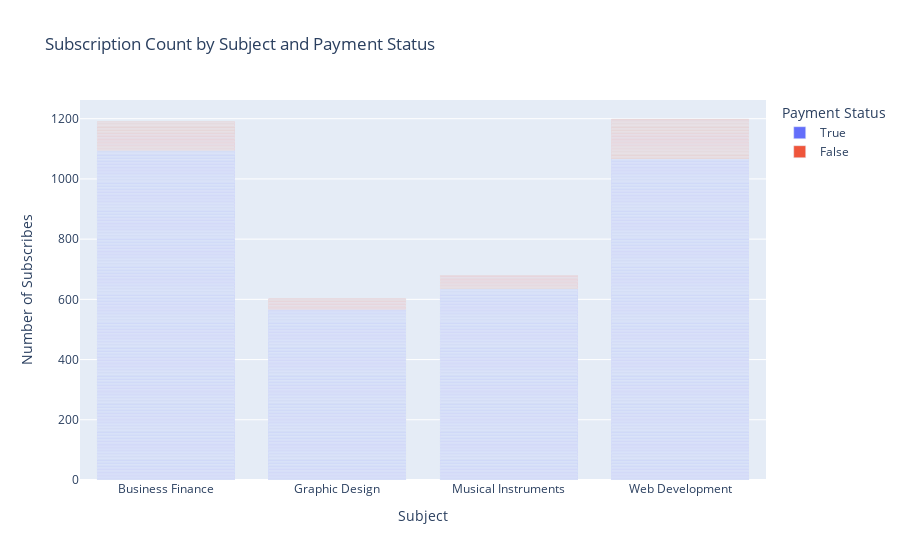

This figure's notebook cell:
### Markdown cell above
### Subscription Count by Subject and Payment Status

### Code cell
# Create the bar chart
fig = px.bar(
    data_frame=df,
    x='subject',                # Set x-axis directly using column name
    color='is_paid',             # Set color using the column name for clarity
    labels={
        'subject': 'Subject',    # Custom label for x-axis
        'is_paid': 'Payment Status',
        'value': 'Subscribes'    # Assuming 'subscribes' represents y-axis values
    },
    title="Subscription Count by Subject and Payment Status",  # Add a descriptive title
)

# Customize axes
fig.update_xaxes(title_text='Subject')
fig.update_yaxes(title_text='Number of Subscribes')

# Display the figure
fig.show()

### Figure 1 — Plotly figure (JSON) as saved in the notebook; plotly's stock layout.template omitted (floating-point values rounded to 4 significant figures; data arrays with more than 128 entries replaced by an {"elided": "..."} marker saying what was removed)
{"data": [{"alignmentgroup": "True", "hovertemplate": "Payment Status=True<br>Subject=%{x}<br>count=%{y}<extra></extra>", "legendgroup": "True", "marker": {"color": "#636efa", "pattern": {"shape": ""}}, "name": "True", "offsetgroup": "True", "orientation": "v", "showlegend": true, "textposition": "auto", "type": "bar", "x": {"elided": "3362 str values"}, "xaxis": "x", "y": {"elided": "3362 int values"}, "yaxis": "y"}, {"alignmentgroup": "True", "hovertemplate": "Payment Status=False<br>Subject=%{x}<br>count=%{y}<extra></extra>", "legendgroup": "False", "marker": {"color": "#EF553B", "pattern": {"shape": ""}}, "name": "False", "offsetgroup": "False", "orientation": "v", "showlegend": true, "textposition": "auto", "type": "bar", "x": {"elided": "310 str values"}, "xaxis": "x", "y": {"elided": "310 int values"}, "yaxis": "y"}], "layout": {"autosize": true, "barmode": "relative", "legend": {"title": {"text": "Payment Status"}, "tracegroupgap": 0}, "title": {"text": "Subscription Count by Subject and Payment Status"}, "xaxis": {"anchor": "y", "autorange": true, "domain": [0, 1], "range": [-0.5, 3.5], "title": {"text": "Subject"}, "type": "category"}, "yaxis": {"anchor": "x", "autorange": true, "domain": [0, 1], "range": [0, 1262.0], "title": {"text": "Number of Subscribes"}, "type": "linear"}}}
